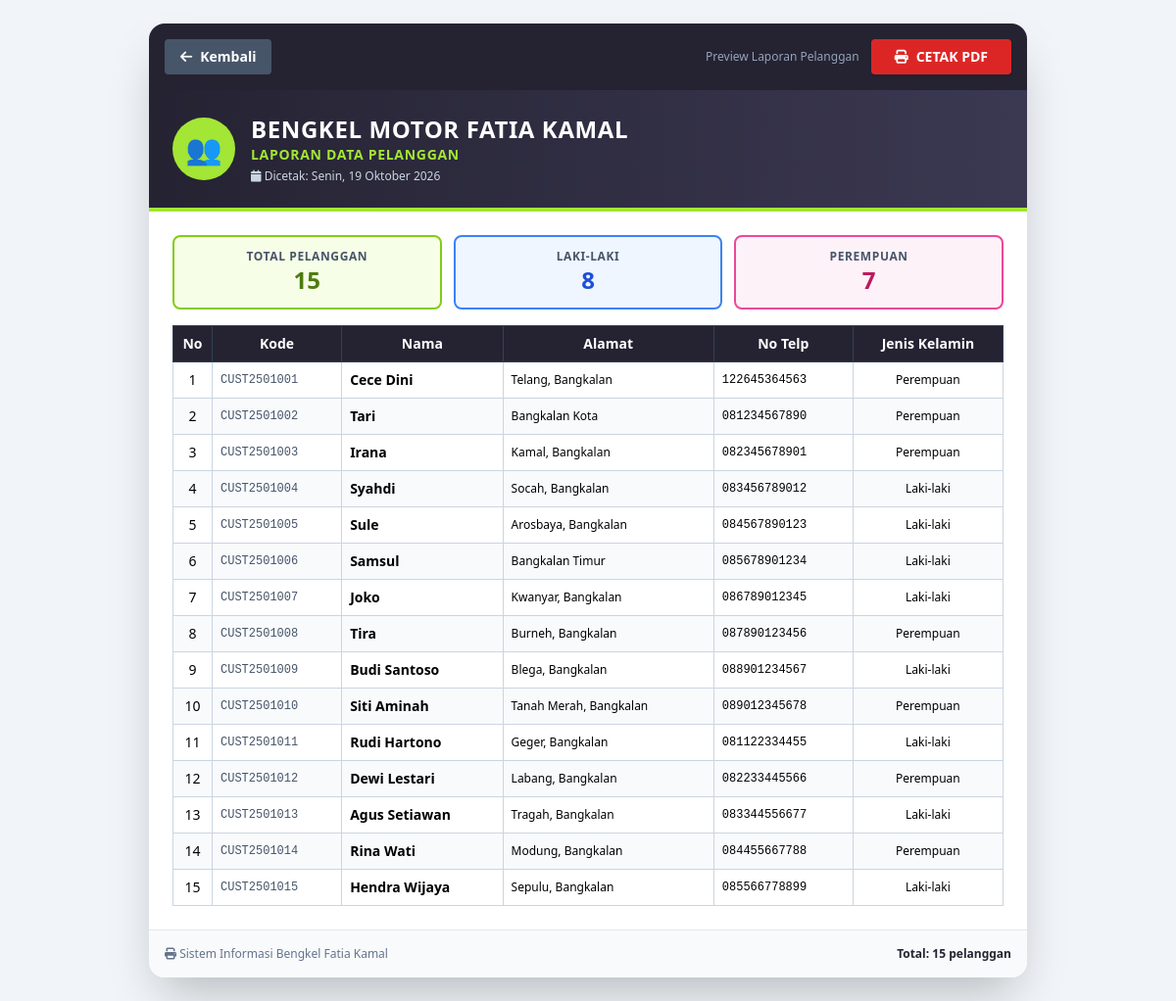
The page /laporan_pelanggan.php (signed in) on the database its author committed.
### tables this page shows
CREATE TABLE `pelanggan` (
  `id_pelanggan` VARCHAR(15) NOT NULL PRIMARY KEY,
  `nama` VARCHAR(100) NOT NULL,
  `alamat` TEXT NOT NULL,
  `no_telp` VARCHAR(20) NOT NULL,
  `jenis_kelamin` ENUM('Laki-laki','Perempuan') DEFAULT 'Laki-laki'
);

### laporan_pelanggan.php (the view, shortened to what this page needs)
<?php
require_once 'config/database.php';
$data = $pdo->query("SELECT * FROM pelanggan ORDER BY id_pelanggan ASC")->fetchAll();
$totalPelanggan = count($data);
$totalLakiLaki  = count(array_filter($data, fn($p) => $p['jenis_kelamin'] == 'Laki-laki'));
$totalPerempuan = count(array_filter($data, fn($p) => $p['jenis_kelamin'] == 'Perempuan'));
function formatTanggalID($tanggal) {
    $hari = ['Sunday'=>'Minggu','Monday'=>'Senin','Tuesday'=>'Selasa','Wednesday'=>'Rabu','Thursday'=>'Kamis','Friday'=>'Jumat','Saturday'=>'Sabtu'];
    $bulan = [1=>'Januari','Februari','Maret','April','Mei','Juni','Juli','Agustus','September','Oktober','November','Desember'];
    $t = strtotime($tanggal);
    return $hari[date('l', $t)] . ', ' . date('d', $t) . ' ' . $bulan[(int)date('m', $t)] . ' ' . date('Y', $t);
}
?>
<!DOCTYPE html>
<html lang="id">
<head>
    <script src="https://cdn.tailwindcss.com"></script>
    <link rel="stylesheet" href="https://cdnjs.cloudflare.com/ajax/libs/font-awesome/6.5.1/css/all.min.css">
</head>
<body class="p-6">
<div class="print-container max-w-4xl mx-auto bg-white rounded-2xl shadow-2xl overflow-hidden">
    <div class="no-print bg-[#252332] text-white p-4 flex justify-between items-center">
        <a href="pelanggan.php"
           class="bg-slate-600 hover:bg-slate-500 px-4 py-2 rounded text-sm font-bold transition flex items-center gap-2">
            <i class="fas fa-arrow-left"></i> Kembali
        </a>
        <div class="flex items-center gap-3">
            <span class="text-xs text-slate-400">Preview Laporan Pelanggan</span>
            <button onclick="window.print()"
                    class="bg-red-600 hover:bg-red-700 text-white font-bold px-6 py-2 rounded shadow text-sm transition flex items-center gap-2">
                <i class="fas fa-print"></i> CETAK PDF
            </button>
        </div>
    </div>
    <div class="bg-gradient-to-r from-[#252332] to-[#3b3852] p-6 text-white border-b-4 border-[#a3e635]">
        <div class="flex items-center gap-4">
            <div class="w-16 h-16 bg-[#a3e635] rounded-full flex items-center justify-center text-3xl flex-shrink-0">
                👥
            </div>
            <div>
                <h1 class="text-2xl font-black uppercase tracking-wide">BENGKEL MOTOR FATIA KAMAL</h1>
                <p class="text-lime-400 font-bold text-sm tracking-wider">LAPORAN DATA PELANGGAN</p>
                <p class="text-slate-300 text-xs mt-1">
                    <i class="fas fa-calendar"></i> Dicetak: <?= formatTanggalID(date('Y-m-d')) ?>
                </p>
            </div>
        </div>
    </div>
    <div class="p-6 pb-0">
        <div class="grid grid-cols-3 gap-3 mb-4">
            <div class="bg-lime-50 border-2 border-lime-500 rounded-lg p-3 text-center">
                <p class="text-xs text-slate-600 font-bold tracking-wider">TOTAL PELANGGAN</p>
                <p class="text-2xl font-black text-lime-700"><?= $totalPelanggan ?></p>
            </div>
            <div class="bg-blue-50 border-2 border-blue-500 rounded-lg p-3 text-center">
                <p class="text-xs text-slate-600 font-bold tracking-wider">LAKI-LAKI</p>
                <p class="text-2xl font-black text-blue-700"><?= $totalLakiLaki ?></p>
            </div>
            <div class="bg-pink-50 border-2 border-pink-500 rounded-lg p-3 text-center">
                <p class="text-xs text-slate-600 font-bold tracking-wider">PEREMPUAN</p>
                <p class="text-2xl font-black text-pink-700"><?= $totalPerempuan ?></p>
            </div>
        </div>
    </div>
    <div class="px-6 pb-6">
        <table class="w-full border-collapse text-sm">
            <thead>
                <tr class="bg-[#252332] text-white">
                    <th class="border border-slate-700 p-2 w-10">No</th>
                    <th class="border border-slate-700 p-2">Kode</th>
                    <th class="border border-slate-700 p-2">Nama</th>
                    <th class="border border-slate-700 p-2">Alamat</th>
                    <th class="border border-slate-700 p-2">No Telp</th>
                    <th class="border border-slate-700 p-2 text-center">Jenis Kelamin</th>
                </tr>
            </thead>
            <tbody>
                <?php if (empty($data)): ?>
                    <tr>
                        <td colspan="6" class="border border-slate-300 p-6 text-center text-slate-400 italic">
                            Belum ada data pelanggan
                        </td>
                    </tr>
                <?php else: foreach ($data as $i => $p): ?>
                    <tr class="<?= $i % 2 == 0 ? 'bg-white' : 'bg-slate-50' ?>">
                        <td class="border border-slate-300 p-2 text-center"><?= $i + 1 ?></td>
                        <td class="border border-slate-300 p-2 font-mono text-xs text-slate-600"><?= htmlspecialchars($p['id_pelanggan']) ?></td>
                        <td class="border border-slate-300 p-2 font-semibold"><?= htmlspecialchars($p['nama']) ?></td>
                        <td class="border border-slate-300 p-2 text-xs"><?= htmlspecialchars($p['alamat']) ?></td>
                        <td class="border border-slate-300 p-2 font-mono text-xs"><?= htmlspecialchars($p['no_telp']) ?></td>
                        <td class="border border-slate-300 p-2 text-center text-xs"><?= htmlspecialchars($p['jenis_kelamin']) ?></td>
                    </tr>
                <?php endforeach; endif; ?>
            </tbody>
        </table>
    </div>
    <div class="bg-slate-50 border-t p-4 flex justify-between text-xs text-slate-500">
        <div><i class="fas fa-print"></i> Sistem Informasi Bengkel Fatia Kamal</div>
        <div class="font-semibold text-[#252332]">Total: <?= $totalPelanggan ?> pelanggan</div>
    </div>
</div>
</body>
</html>

### laporan_pelanggan.php (style rules this page uses)
body { font-family: system-ui, -apple-system, sans-serif; background: #f1f5f9; }

### rows shown on the page
pelanggan: id_pelanggan "CUST2501001", nama "Cece Dini", alamat "Telang, Bangkalan", no_telp "122645364563", jenis_kelamin "Perempuan"
pelanggan: id_pelanggan "CUST2501002", nama "Tari", alamat "Bangkalan Kota", no_telp "081234567890", jenis_kelamin "Perempuan"
pelanggan: id_pelanggan "CUST2501003", nama "Irana", alamat "Kamal, Bangkalan", no_telp "082345678901", jenis_kelamin "Perempuan"
pelanggan: id_pelanggan "CUST2501004", nama "Syahdi", alamat "Socah, Bangkalan", no_telp "083456789012", jenis_kelamin "Laki-laki"
pelanggan: id_pelanggan "CUST2501005", nama "Sule", alamat "Arosbaya, Bangkalan", no_telp "084567890123", jenis_kelamin "Laki-laki"
pelanggan: id_pelanggan "CUST2501006", nama "Samsul", alamat "Bangkalan Timur", no_telp "085678901234", jenis_kelamin "Laki-laki"
pelanggan: id_pelanggan "CUST2501007", nama "Joko", alamat "Kwanyar, Bangkalan", no_telp "086789012345", jenis_kelamin "Laki-laki"
pelanggan: id_pelanggan "CUST2501008", nama "Tira", alamat "Burneh, Bangkalan", no_telp "087890123456", jenis_kelamin "Perempuan"
pelanggan: id_pelanggan "CUST2501009", nama "Budi Santoso", alamat "Blega, Bangkalan", no_telp "088901234567", jenis_kelamin "Laki-laki"
pelanggan: id_pelanggan "CUST2501010", nama "Siti Aminah", alamat "Tanah Merah, Bangkalan", no_telp "089012345678", jenis_kelamin "Perempuan"
pelanggan: id_pelanggan "CUST2501011", nama "Rudi Hartono", alamat "Geger, Bangkalan", no_telp "081122334455", jenis_kelamin "Laki-laki"
pelanggan: id_pelanggan "CUST2501012", nama "Dewi Lestari", alamat "Labang, Bangkalan", no_telp "082233445566", jenis_kelamin "Perempuan"
pelanggan: id_pelanggan "CUST2501013", nama "Agus Setiawan", alamat "Tragah, Bangkalan", no_telp "083344556677", jenis_kelamin "Laki-laki"
pelanggan: id_pelanggan "CUST2501014", nama "Rina Wati", alamat "Modung, Bangkalan", no_telp "084455667788", jenis_kelamin "Perempuan"
pelanggan: id_pelanggan "CUST2501015", nama "Hendra Wijaya", alamat "Sepulu, Bangkalan", no_telp "085566778899", jenis_kelamin "Laki-laki"

### other values the page prints
$totalPelanggan "15"
$totalLakiLaki "8"
$totalPerempuan "7"
